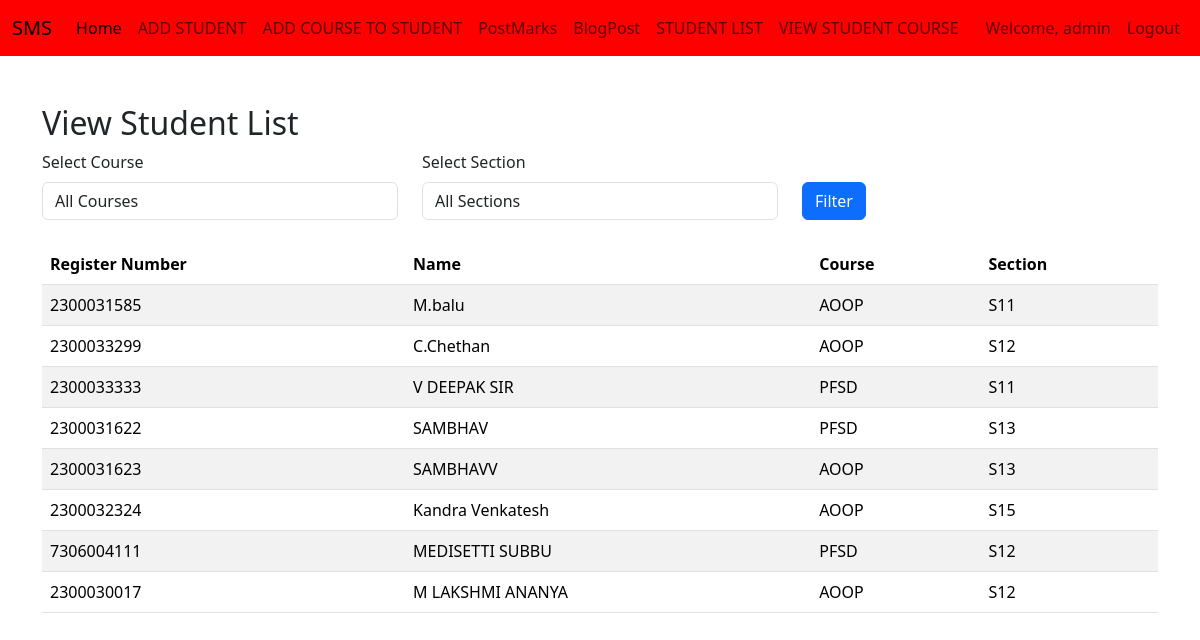
Page /facultyapp/view_student_list/ (signed in) on the committed database.
### adminapp/models.py (models this page shows, shortened)
class StudentList(models.Model):
    Register_Number = models.CharField(max_length=20, unique=True)
    Name = models.CharField(max_length=100)
    user = models.OneToOneField(User, on_delete=models.CASCADE, null=True)

### facultyapp/models.py (models this page shows, shortened)
class AddCourse(models.Model):
    COURSE_CHOICES = [
        ('AOOP', 'Advanced Object-Oriented Programming'),
        ('PFSD', 'Python Full Stack Development'),
    ]
    SECTION_CHOICES = [
        ('S11', 'Section S11'),
        ('S12', 'Section S12'),
        ('S13', 'Section S13'),
        ('S14', 'Section S14'),
        ('S15', 'Section S15'),
    ]
    student = models.ForeignKey(StudentList, on_delete=models.CASCADE)
    course = models.CharField(max_length=50, choices=COURSE_CHOICES)
    section = models.CharField(max_length=50, choices=SECTION_CHOICES)

### facultyapp/views.py (the view)
# urls.py: path('view_student_list/',views.view_student_list,name='view_student_list'),
def view_student_list(request):
    course = request.GET.get('course')
    section = request.GET.get('section')
    student_courses = AddCourse.objects.all()
    if course:
        student_courses = student_courses.filter(course=course)
    if section:
        student_courses = student_courses.filter(section=section)
    students = StudentList.objects.filter(id__in=student_courses.values('student_id'))
    course_choices = AddCourse.COURSE_CHOICES
    section_choices = AddCourse.SECTION_CHOICES
    context = {
        'students': students,
        'course_choices': course_choices,
        'section_choices': section_choices,
        'selected_course': course,
        'selected_section': section,
    }
    return render(request, 'facultyapp/view_student_list.html', context)

### templates/facultyapp/view_student_list.html (shortened to what this page needs)
{% extends 'Navbar/FacultyNavbar.html' %}
{% load static %}
{% block body %}
    <div class="container mt-5">
        <h2>View Student List</h2>
        <form method="get" class="mb-4">
            <div class="row">
                <div class="col-md-4">
                    <label for="course" class="form-label">Select Course</label>
                    <select name="course" id="course" class="form-control">
                        <option value="">All Courses</option>
                    </select>
                </div>
                <div class="col-md-4">
                    <label for="section" class="form-label">Select Section</label>
                    <select name="section" id="section" class="form-control">
                        <option value="">All Sections</option>
                    </select>
                </div>
                <div class="col-md-4 mt-4">
                    <button type="submit" class="btn btn-primary mt-2">Filter</button>
                </div>
            </div>
        </form>
        <table class="table table-striped">
            <thead>
                <tr>
                    <th>Register Number</th>
                    <th>Name</th>
                    <th>Course</th>
                    <th>Section</th>
                </tr>
            </thead>
            <tbody>
                {% if students %}
                    {% for student in students %}
                        <tr>
                            <td>{{ student.Register_Number }}</td>
                            <td>{{ student.Name }}</td>
                            <td>{{ student.addcourse_set.first.course }}</td>
                            <td>{{ student.addcourse_set.first.section }}</td>
                        </tr>
                    {% endfor %}
                {% else %}
                    <tr>
                        <td colspan="4" class="text-center">No students found.</td>
                    </tr>
                {% endif %}
            </tbody>
        </table>
    </div>
{% endblock %}

### templates/Navbar/FacultyNavbar.html (shortened to what this page needs)
<!DOCTYPE html>
<html lang="en">
<head>
    <link href="https://cdn.jsdelivr.net/npm/bootstrap@5.3.3/dist/css/bootstrap.min.css" rel="stylesheet">
</head>
<body>
<nav class="navbar navbar-expand-lg navbar-red">
  <div class="container-fluid">
    <a class="navbar-brand" href="{% url 'projecthomepage' %}">SMS</a>
    <div class="collapse navbar-collapse" id="navbarNavDropdown">
      <ul class="navbar-nav">
        <li class="nav-item">
          <a class="nav-link active" aria-current="page" href="#">Home</a>
        </li>
        <li class="nav-item">
          <a class="nav-link" href="{% url 'add_student' %}">ADD STUDENT</a>
        </li>
                  <li class="nav-item">
          <a class="nav-link" href="{% url 'facultyapp:add_course' %}">ADD COURSE TO STUDENT</a>
        </li>
                    <li class="nav-item">
          <a class="nav-link" href="{% url 'facultyapp:post_marks' %}">PostMarks</a>
        </li>
          <li class="nav-item">
          <a class="nav-link" href="{% url 'facultyapp:add_blog' %}">BlogPost</a>
        </li>
        <li class="nav-item">
          <a class="nav-link" href="{% url 'student_list' %}">STUDENT LIST</a>
                  <li class="nav-item">
          <a class="nav-link" href="{% url 'facultyapp:view_student_list' %}"> VIEW STUDENT COURSE</a>
      </ul>
      <ul  class="navbar-nav ms-auto">
<li>
        {% if user.is_authenticated %}
        <li class="nav-item">
        <span class="nav-link">Welcome, {{ user.username }}</span>
    </li>
          <li class="nav-item">
          <a class="nav-link" href="{% url 'logout' %}">Logout</a>
          </li>
        {% endif %}
 </li>
      </ul>
    </div>
  </div>
</nav>
{% block body %}
{% endblock %}
</body>
</html>

### templates/Navbar/FacultyNavbar.html (style rules this page uses)
.navbar-red { background-color:Red !important; }

### rows in the picture
StudentList: Register_Number "2300031585", Name "M.balu", addcourse_set.first.course "AOOP", addcourse_set.first.section "S11"
StudentList: Register_Number "2300033299", Name "C.Chethan", addcourse_set.first.course "AOOP", addcourse_set.first.section "S12"
StudentList: Register_Number "2300033333", Name "V DEEPAK SIR", addcourse_set.first.course "PFSD", addcourse_set.first.section "S11"
StudentList: Register_Number "2300031622", Name "SAMBHAV", addcourse_set.first.course "PFSD", addcourse_set.first.section "S13"
StudentList: Register_Number "2300031623", Name "SAMBHAVV", addcourse_set.first.course "AOOP", addcourse_set.first.section "S13"
StudentList: Register_Number "2300032324", Name "Kandra Venkatesh", addcourse_set.first.course "AOOP", addcourse_set.first.section "S15"
StudentList: Register_Number "7306004111", Name "MEDISETTI SUBBU", addcourse_set.first.course "PFSD", addcourse_set.first.section "S12"
StudentList: Register_Number "2300030017", Name "M LAKSHMI ANANYA", addcourse_set.first.course "AOOP", addcourse_set.first.section "S12"

### other values in the picture
{{ user.username }} "admin"
